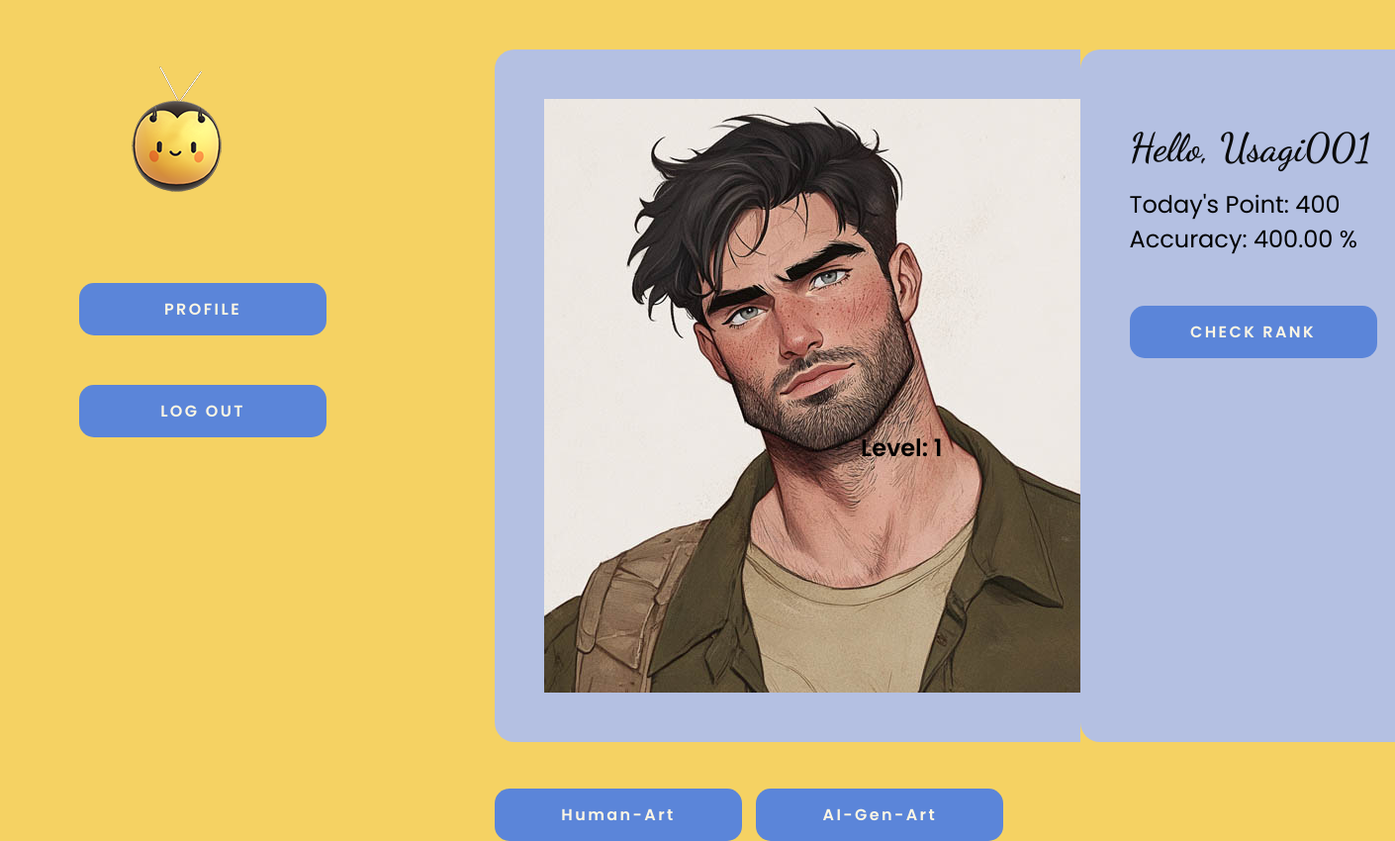
Page /pages/quiz_sequence.php?ret_quizid=1 (signed in) on the earlier database version.
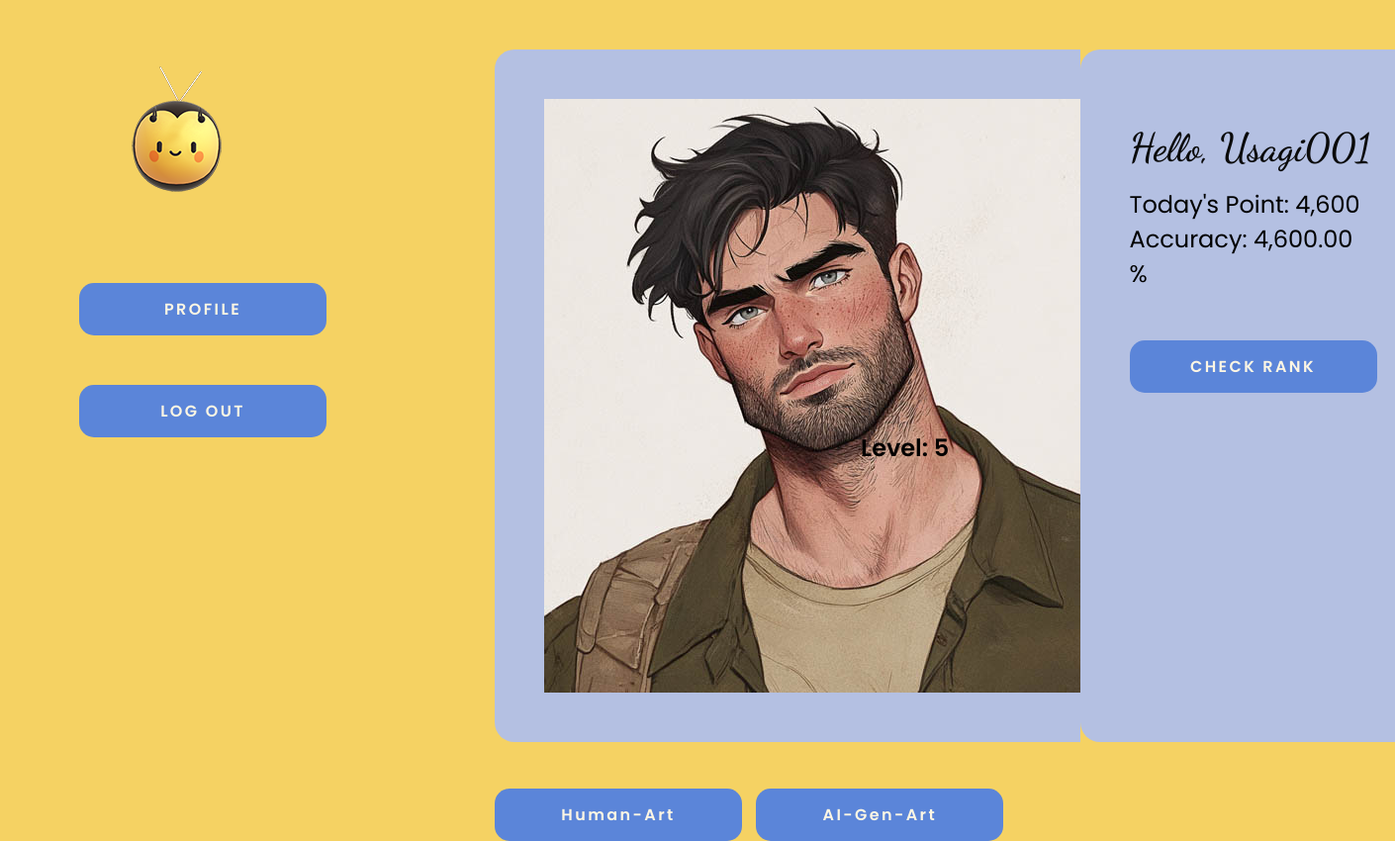
Same page on the later database version.
### tables this page shows
CREATE TABLE `tbl_user` (
  `user_id` int NOT NULL AUTO_INCREMENT,
  `user_name` varchar(255) NOT NULL,
  `email` varchar(255) NOT NULL,
  `password` varchar(255) NOT NULL,
  `cmltv_score` decimal(6,2) DEFAULT NULL,
  PRIMARY KEY (`user_id`)

);

### class/class.global.php (called while the page is built, shortened)
<?php
class db {
 	private $host      = DB_HOST;
	private $user      = DB_USER;
	private $pass      = DB_PASS;
	private $dbname    = DB_NAME;
	private $port      = DB_PORT;
	private $dbh;
	private $stmt;
	 public function __construct() {
 	$dsn = 'mysql:host='.$this->host.';dbname='.$this->dbname.';port='.$this->port;
	 	$options = array(PDO::ATTR_PERSISTENT => false, PDO::ATTR_ERRMODE => PDO::ERRMODE_EXCEPTION, PDO::ATTR_EMULATE_PREPARES => false, PDO::MYSQL_ATTR_USE_BUFFERED_QUERY => false);
	 	try {
	 	  $this->dbh = new PDO($dsn, $this->user, $this->pass, $options);
	 	} catch(PDOException $e) {
 	  $this->error = $e->getMessage();
	 	}
	 }
	public function q($query){
		$this->stmt = $this->dbh->prepare($query);
	}
	public function x(){
    return $this->stmt->execute();
	}
	public function s(){
    $this->x();
    return $this->stmt->fetch(PDO::FETCH_ASSOC);
	}
}
?>

### pages/quiz_sequence.php (the view, shortened to what the changed rows need)
<?php
include '../class/class.global.php';
if (isset($_GET["ret_quizid"])) {
    $ret_quizid = $_GET["ret_quizid"];
    $next_quizid = $ret_quizid + 1;
  }
  else {
    $ret_quizid = "";
  }
if (isset($_SESSION['beecheck_user']) && !empty($_SESSION['beecheck_user'])) {
    $logged_in_user = $_SESSION['beecheck_user'];
} else {
    echo 'NO USER LOGIN';
    session_destroy();
    session_unset();
    echo '<script>location.href = "./";</script>';
    exit();
}
$db = new db();
$db->q("SELECT * FROM tbl_user WHERE user_id = '".$logged_in_user."' ");
$lu = $db->s();
$cmltv = $lu['cmltv_score'];
?>
<!DOCTYPE html>
<html lang="en">
<head>
    <link rel="stylesheet" href="../styles/global.css">
    <link rel="stylesheet" href="../styles/quiz.css">
</head>
<body>
    <main>
        <div id="center">
            <section class="quiz-container" id="quiz">
                     <div class="quiz-label">
                        <?php
                        if ($cmltv<=1000){$lvl=1;}
                        else if ($cmltv>1000 && $cmltv<=2000){$lvl=2;}
                        else if ($cmltv>2000 && $cmltv<=3000){$lvl=3;}
                        else if ($cmltv>3000 && $cmltv<=4000){$lvl=4;}
                        else $lvl=5;                        ?>
                        <div class="label-bottom"><p1>Level: <?php echo $lvl ?></p1></div>
                    </div>
                </div>
        <div id="side">
            <section class="user-point-form" id="point">
                <form id="pointForm">
                    <div class="point-labeled">
                        <h3> Hello,  <?php echo $lu['user_name']?></h3>
                        <p style="padding-top: 16px; ">Today's Point: <?php echo number_format ($cmltv, 0); ?></p>
                        <p>Accuracy: <?php if($ret_quizid !="") { $accuracy=$cmltv/$ret_quizid;}
                        else  $accuracy=$cmltv/$next_quizid;
                        echo number_format($accuracy,2); ?> % </p>
                    </div>
                    </form>
            </section>
            </div>
    </main>
</body>
</html>

Differences in the rows shown:
changed tbl_user "Usagi001": cmltv_score "1" → "5"; cmltv_score "400" → "4,600"; cmltv_score "400.00" → "4,600.00"
